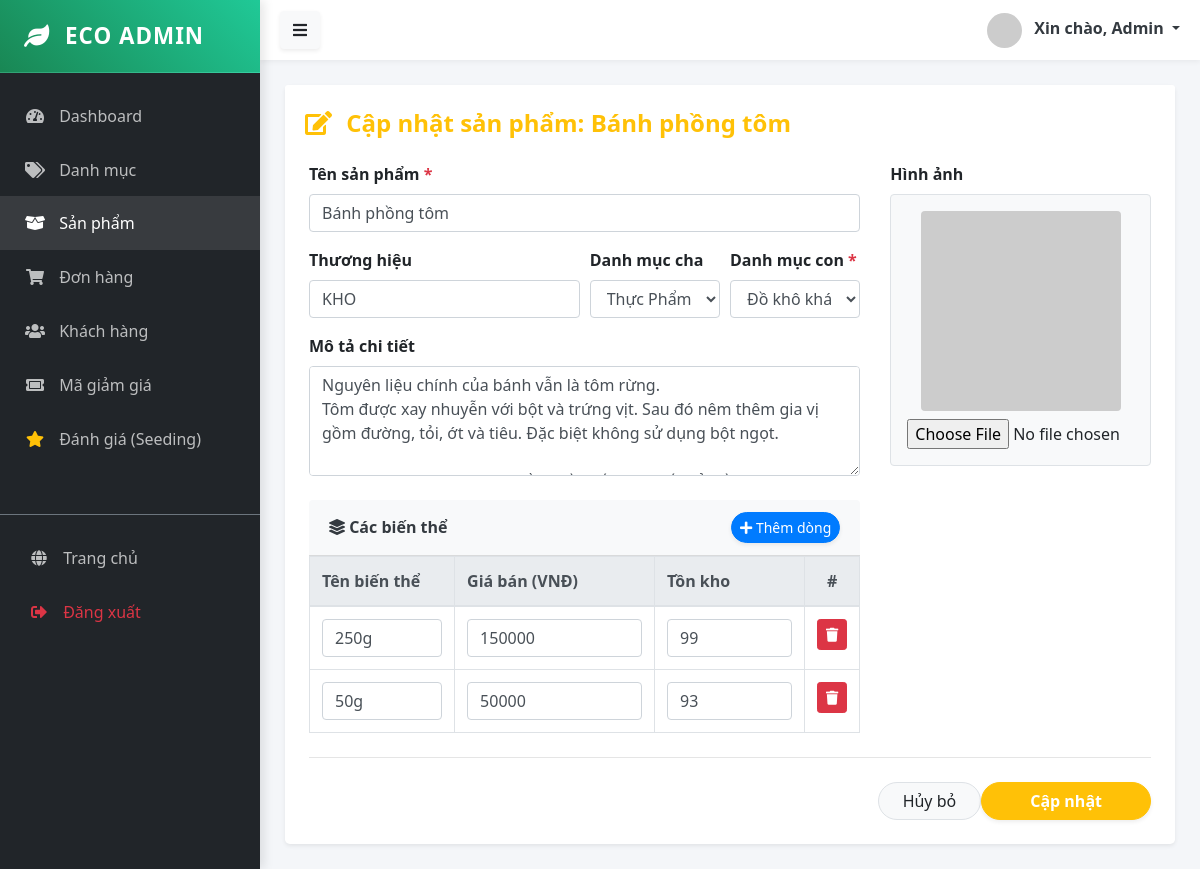
The page /public/admin/product/edit/47 (signed in) on the database as committed earlier.
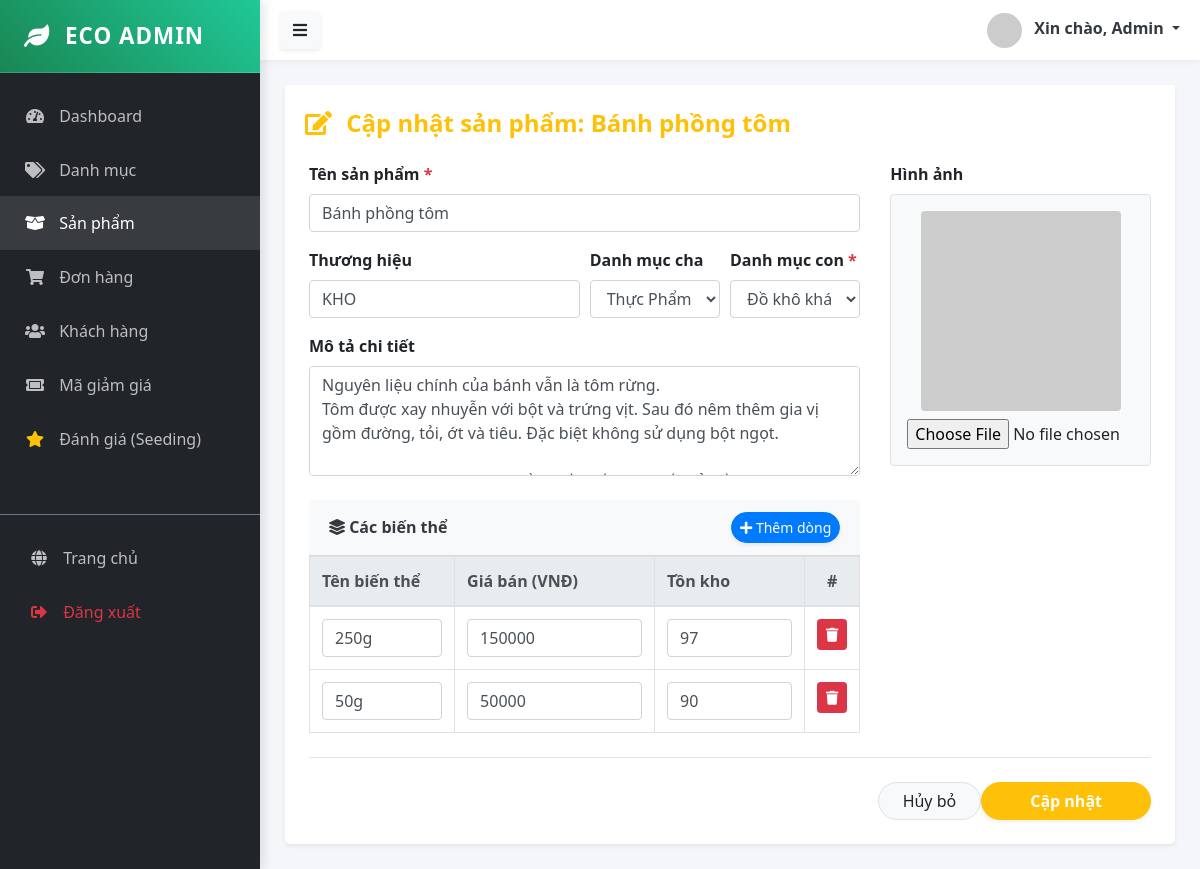
The same page on the database as committed later.
### tables this page shows
CREATE TABLE `product_variants` (
  `id` bigint UNSIGNED NOT NULL,
  `product_id` bigint UNSIGNED NOT NULL,
  `sku` varchar(100) DEFAULT NULL,
  `name` varchar(255) DEFAULT NULL,
  `price_cents` bigint DEFAULT NULL,
  `compare_at_price_cents` bigint DEFAULT NULL,
  `stock` int DEFAULT '0',
  `weight_grams` int DEFAULT NULL,
  `attributes` json DEFAULT NULL,
  `is_active` tinyint DEFAULT '1',
  `created_at` timestamp NULL DEFAULT CURRENT_TIMESTAMP,
  `updated_at` timestamp NULL DEFAULT CURRENT_TIMESTAMP ON UPDATE CURRENT_TIMESTAMP
);

### app/Controllers/Admin/ProductController.php (called while the page is built, shortened)
<?php
class ProductController extends Controller {
    public function edit($id) {
        $productModel = $this->model('Product');
        $product = $productModel->getProductDetail($id);
        $variantModel = $this->model('ProductVariant');
        $variants = $variantModel->getVariantsByProductId($id);
        $categoryModel = $this->model('Category');
        $categories = $categoryModel->all();
        $this->view('admin/products/edit', [
            'product' => $product,
            'categories' => $categories,
            'variants' => $variants
        ]);
    }
}

### app/Core/App.php (called while the page is built, shortened)
<?php
class App {
    protected $controller = 'HomeController';
    protected $method = 'index';
    public function __construct() {
        $url = $this->parseUrl();
        if (isset($url[0]) && strtolower($url[0]) == 'admin') {
            array_shift($url);
            $folder = 'Admin';
            $this->controller = 'DashboardController';
            if (isset($url[0])) {
                $controllerName = $this->convertToPascalCase($url[0]) . 'Controller';
                if (file_exists('../app/Controllers/Admin/' . $controllerName . '.php')) {
                    $this->controller = $controllerName;
                    array_shift($url);
                }
            }
        }
        $file = '../app/Controllers/' . $folder . '/' . $this->controller . '.php';
        if (file_exists($file)) {
            $this->controller = new $class;
        } else {
            die("Lỗi 404: Controller '{$this->controller}' không tồn tại.");
        }
        if (isset($url[0])) {
            $methodName = $this->convertToCamelCase($url[0]);
            if (method_exists($this->controller, $methodName)) {
                $this->method = $methodName;
                array_shift($url);
            }
            elseif (method_exists($this->controller, str_replace('-', '_', $url[0]))) {
                $this->method = str_replace('-', '_', $url[0]);
                array_shift($url);
            }
        }
        $this->params = $url ? array_values($url) : [];
        call_user_func_array([$this->controller, $this->method], $this->params);
    }
    public function parseUrl() {
        if (isset($_GET['url'])) {
            return explode('/', filter_var(rtrim($_GET['url'], '/'), FILTER_SANITIZE_URL));
        }
        return [];
    }
    private function convertToPascalCase($string) {
        return str_replace(' ', '', ucwords(str_replace('-', ' ', $string)));
    }
    private function convertToCamelCase($string) {
        return lcfirst($this->convertToPascalCase($string));
    }
}

### public/index.php (called while the page is built, shortened)
<?php
$app = new App();

### config/database.php (called while the page is built)
<?php
return [
    'host' => $_ENV['DB_HOST'] ?? 'localhost',
    'dbname' => $_ENV['DB_DATABASE'] ?? 'ecostore',
    'user' => $_ENV['DB_USERNAME'] ?? 'root',
    'pass' => $_ENV['DB_PASSWORD'] ?? '',
    'charset' => 'utf8mb4'
];

### app/Core/Database.php (called while the page is built, shortened)
<?php
class Database {
    private static $instance = null;
    private $connection;
    private function __construct() {
        $config = require __DIR__ . '/../../config/database.php';
        $dsn = "mysql:host={$config['host']};dbname={$config['dbname']};charset={$config['charset']}";
        try {
            $this->connection = new PDO($dsn, $config['user'], $config['pass']);
            $this->connection->setAttribute(PDO::ATTR_ERRMODE, PDO::ERRMODE_EXCEPTION);
            $this->connection->setAttribute(PDO::ATTR_DEFAULT_FETCH_MODE, PDO::FETCH_ASSOC);
        } catch (PDOException $e) {
            die("DB Connection Error: " . $e->getMessage());
        }
    }
    public static function getInstance() {
        if (!self::$instance) {
            self::$instance = new Database();
        }
        return self::$instance;
    }
    public function query($sql, $params = []) {
        try {
            $stmt = $this->connection->prepare($sql);
            $stmt->execute($params);
            return $stmt;
        } catch (PDOException $e) {
            die("Lỗi truy vấn SQL: " . $e->getMessage());
        }
    }
    public function fetch($sql, $params = []) {
        return $this->query($sql, $params)->fetch();
    }
    public function fetchAll($sql, $params = []) {
        return $this->query($sql, $params)->fetchAll();
    }
}

### app/Core/Model.php (called while the page is built, shortened)
<?php
abstract class Model {
    public function __construct() {
        $this->db = Database::getInstance();
    }
}

### app/Models/Product.php (called while the page is built, shortened)
<?php
class Product extends Model {
    public function getProductDetail($id) {
        $sql = "SELECT p.*, c.name as category_name
                FROM products p
                LEFT JOIN categories c ON p.category_id = c.id
                WHERE p.id = ?";
        $product = $this->db->fetch($sql, [$id]);
        $sqlImages = "SELECT image_url FROM product_images WHERE product_id = ?";
        $images = $this->db->fetchAll($sqlImages, [$id]);
        $product['images'] = array_column($images, 'image_url');
        $sqlVariants = "SELECT id, name, price_cents, sku, stock FROM product_variants WHERE product_id = ? AND is_active = 1";
        $variants = $this->db->fetchAll($sqlVariants, [$id]);
        $product['variants'] = $variants;
        if (!empty($variants)) {
            $product['price_cents'] = $variants[0]['price_cents'];
            $product['sku'] = $variants[0]['sku'];
            $product['stock'] = $variants[0]['stock'];
            $product['default_variant_id'] = $variants[0]['id'];
        } else {
             $product['price_cents'] = 0;
             $product['sku'] = 'N/A';
             $product['stock'] = 0;
             $product['default_variant_id'] = 0;
        }
        return $product;
    }
}

### app/Models/ProductVariant.php (called while the page is built, shortened)
<?php
class ProductVariant extends Model {
    protected $table = 'product_variants';
    public function getVariantsByProductId($productId) {
        $sql = "SELECT * FROM {$this->table} WHERE product_id = ? AND is_active = 1";
        return $this->db->fetchAll($sql, [$productId]);
    }
}

### app/Views/admin/products/edit.php (the view, shortened to what the changed rows need)
<?php require_once '../app/Views/layouts/admin/sidebar.php'; ?>
<?php
$variants = $variants ?? [];
?>
<div class="card shadow-sm border-0 rounded-lg">
    <div class="card-body p-4">
        <form action="/MY_WEB/public/admin/product/update/<?= $product['id'] ?>" method="POST" enctype="multipart/form-data">
            <div class="row">
                <div class="col-md-8">
                    <div class="card bg-light border-0 mt-4">
                        <div class="card-body p-0">
                            <div class="table-responsive">
                                <table class="table table-bordered mb-0 bg-white" id="variantTable">
                                    <thead class="thead-light">
                                        <tr>
                                            <th>Tên biến thể</th>
                                            <th width="200">Giá bán (VNĐ)</th>
                                            <th width="150">Tồn kho</th>
                                            <th width="50" class="text-center">#</th>
                                        </tr>
                                    </thead>
                                    <tbody id="variantBody">
                                        <?php if (!empty($variants)): ?>
                                            <?php foreach ($variants as $index => $var): ?>
                                            <tr class="variant-row">
                                                <td>
                                                    <input type="text" name="variants[<?= $index ?>][name]" class="form-control" value="<?= htmlspecialchars($var['name']) ?>" required>
                                                </td>
                                                <td>
                                                    <input type="number" name="variants[<?= $index ?>][price]" class="form-control" value="<?= $var['price_cents'] ?>" min="0" required>
                                                </td>
                                                <td>
                                                    <input type="number" name="variants[<?= $index ?>][stock]" class="form-control" value="<?= $var['stock'] ?>" min="0" required>
                                                </td>
                                                <td class="text-center">
                                                    <button type="button" class="btn btn-danger btn-sm" onclick="removeRow(this)" <?= (count($variants) == 1) ? 'disabled' : '' ?>>
                                                        <i class="fas fa-trash"></i>
                                                    </button>
                                                </td>
                                            </tr>
                                            <?php endforeach; ?>
                                        <?php endif; ?>
                                    </tbody>
                                </table>
                            </div>
                        </div>
                    </div>
                </div>
            </div>
        </form>
    </div>
</div>
<?php require_once '../app/Views/layouts/admin/footer.php'; ?>

Rows that differ between the two databases and show on the page:
changed product_variants (number 1 of 2 on the later page): stock "99" → "97"
changed product_variants (number 2 of 2 on the later page): stock "93" → "90"
